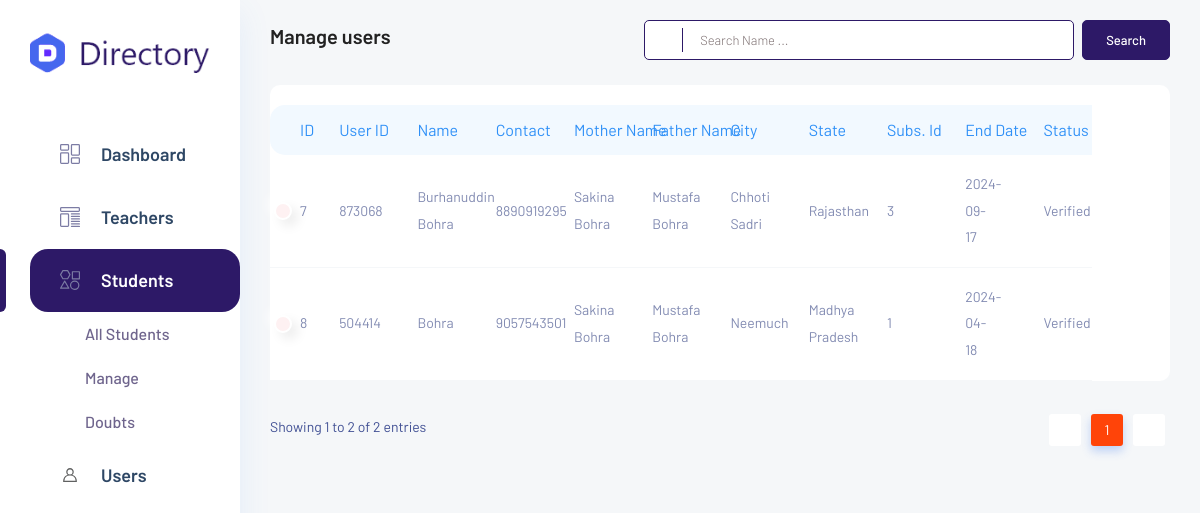
Screenshot of /admin/Dashboard/manage_student.php with the database file from the repository.
### tables this page shows
CREATE TABLE `subscription_user` (
  `id` int(11) NOT NULL,
  `user_id` int(255) NOT NULL,
  `name` varchar(255) NOT NULL,
  `email` varchar(255) NOT NULL,
  `contact` varchar(255) NOT NULL,
  `photo` varchar(255) NOT NULL,
  `mother_name` varchar(255) DEFAULT NULL,
  `mother_email` varchar(255) DEFAULT NULL,
  `mother_contact` varchar(20) DEFAULT NULL,
  `father_name` varchar(255) DEFAULT NULL,
  `father_email` varchar(255) DEFAULT NULL,
  `father_contact` varchar(20) NOT NULL,
  `address` varchar(255) NOT NULL,
  `city` varchar(255) NOT NULL,
  `state` varchar(100) NOT NULL,
  `pin` varchar(10) NOT NULL,
  `subscription_id` int(10) NOT NULL,
  `transaction_id` varchar(255) NOT NULL,
  `created_at` datetime NOT NULL DEFAULT current_timestamp(),
  `end_date` date NOT NULL,
  `verified` int(11) NOT NULL DEFAULT 0
);

### admin/Dashboard/manage_student.php (the view, shortened to what this page needs)
<?php
include ('includes/config.php');
$sql = "SELECT * FROM subscription_user";
$result = $dbh->query($sql);
$users = $result->fetchAll(PDO::FETCH_ASSOC);
?>
<!DOCTYPE html>
<html lang="zxx">
<head>
    <link rel="stylesheet" href="css/bootstrap1.min.css">
    <link rel="stylesheet" href="vendors/themefy_icon/themify-icons.css">
    <link rel="stylesheet" href="vendors/swiper_slider/css/swiper.min.css">
    <link rel="stylesheet" href="vendors/select2/css/select2.min.css">
    <link rel="stylesheet" href="vendors/niceselect/css/nice-select.css">
    <link rel="stylesheet" href="vendors/owl_carousel/css/owl.carousel.css">
    <link rel="stylesheet" href="vendors/gijgo/gijgo.min.css">
    <link rel="stylesheet" href="vendors/font_awesome/css/all.min.css">
    <link rel="stylesheet" href="vendors/tagsinput/tagsinput.css">
    <link rel="stylesheet" href="vendors/datatable/css/jquery.dataTables.min.css">
    <link rel="stylesheet" href="vendors/datatable/css/responsive.dataTables.min.css">
    <link rel="stylesheet" href="vendors/datatable/css/buttons.dataTables.min.css">
    <link rel="stylesheet" href="vendors/text_editor/summernote-bs4.css">
    <link rel="stylesheet" href="vendors/morris/morris.css">
    <link rel="stylesheet" href="vendors/material_icon/material-icons.css">
    <link rel="stylesheet" href="css/metisMenu.css">
    <link rel="stylesheet" href="css/style1.css">
    <link rel="stylesheet" href="css/colors/default.css" id="colorSkinCSS">
</head>
<body class="crm_body_bg">
    <?php include ('includes/sidebar_index.php'); ?>
    <section class="main_content dashboard_part">
        <div class="main_content_iner ">
            <div class="container-fluid p-0">
                <div class="row justify-content-center">
                    <div class="col-12">
                        <div class="QA_section">
                            <div class="white_box_tittle list_header">
                                <h4>Manage users</h4>
                                <div class="box_right d-flex lms_block">
                                    <div class="serach_field_2">
                                        <div class="search_inner">
                                            <form id="searchForm">
                                                <div class="search_field">
                                                    <input id="searchInput" type="text" placeholder="Search Name ...">
                                                </div>
                                                <button type="submit"> <i class="ti-search"></i> </button>
                                            </form>
                                        </div>
                                    </div>
                                    <div class="add_button ms-2">
                                        <button id="searchButton" class="btn_1">Search</button>
                                    </div>
                                </div>
                            </div>
                            <div class="QA_table mb_30 table-container">
                                <table class="table lms_table_active" style="table-layout: fixed; width: 100%;">
                                    <col style="width: 10px;">
                                    <col style="width: 20px;">
                                    <col style="width: 20px;">
                                    <col style="width: 20px;">
                                    <col style="width: 20px;">
                                    <col style="width: 20px;">
                                    <col style="width: 20px;">
                                    <col style="width: 20px;">
                                    <col style="width: 20px;">
                                    <col style="width: 20px;">
                                    <col style="width: 20px;">
                                    <col style="width: 20px;">
                                    <thead>
                                        <tr>
                                        <th scope="col">ID</th>
                                            <th scope="col">User ID</th>
                                            <th scope="col">Name</th>
                                            <th scope="col">Contact</th>
                                            <th scope="col">Mother Name</th>
                                            <th scope="col">Father Name</th>
                                            <th scope="col">City</th>
                                            <th scope="col">State</th>
                                            <th scope="col">Subs. Id</th>
                                            <th scope="col">End Date</th>
                                            <th scope="col">Status</th>
                                        </tr>
                                    </thead>
                                    <tbody>
                                        <?php foreach ($users as $user): ?>
                                            <tr>
                                                <td>
                                                    <?php echo $user['id']; ?>
                                                </td>
                                                <td>
                                                    <?php echo $user['user_id']; ?>
                                                </td>
                                                <td>
                                                    <?php echo $user['name']; ?>
                                                </td>
                                                <td>
                                                    <?php echo $user['contact']; ?>
                                                </td>
                                                <td>
                                                    <?php echo $user['mother_name']; ?>
                                                </td>
                                                <td>
                                                    <?php echo $user['father_name']; ?>
                                                </td>
                                                <td>
                                                    <?php echo $user['city']; ?>
                                                </td>
                                                <td>
                                                    <?php echo $user['state']; ?>
                                                </td>
                                                <td>
                                                    <?php echo $user['subscription_id']; ?>
                                                </td>
                                                <td>
                                                    <?php echo $user['end_date']; ?>
                                                </td>
                                                <td>
                                                    <?php echo $user['verified'] == 1 ? 'Verified' : 'Not Verified'; ?>
                                                </td>
                                            </tr>
                                        <?php endforeach; ?>
                                    </tbody>
                                </table>
                            </div>
                        </div>
                    </div>
                </div>
            </div>
        </div>
    </section>
</body>
</html>

### rows the page displays
subscription_user: id "7", user "873068", name "Burhanuddin Bohra", contact "8890919295", mother_name "Sakina Bohra", father_name "Mustafa Bohra", city "Chhoti Sadri", state "Rajasthan", subscription "3", end_date "2024-09-17", verified "Verified"
subscription_user: id "8", user "504414", name "Bohra", contact "9057543501", mother_name "Sakina Bohra", father_name "Mustafa Bohra", city "Neemuch", state "Madhya Pradesh", subscription "1", end_date "2024-04-18", verified "Verified"
